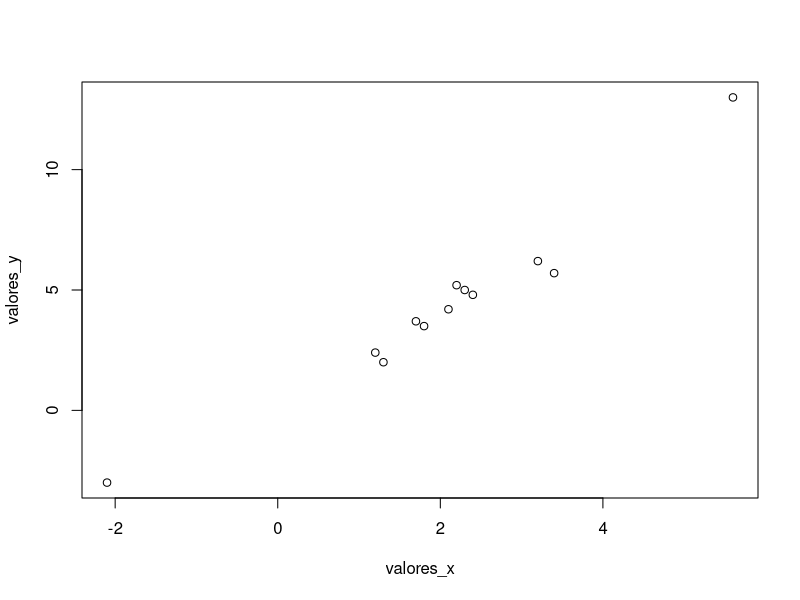
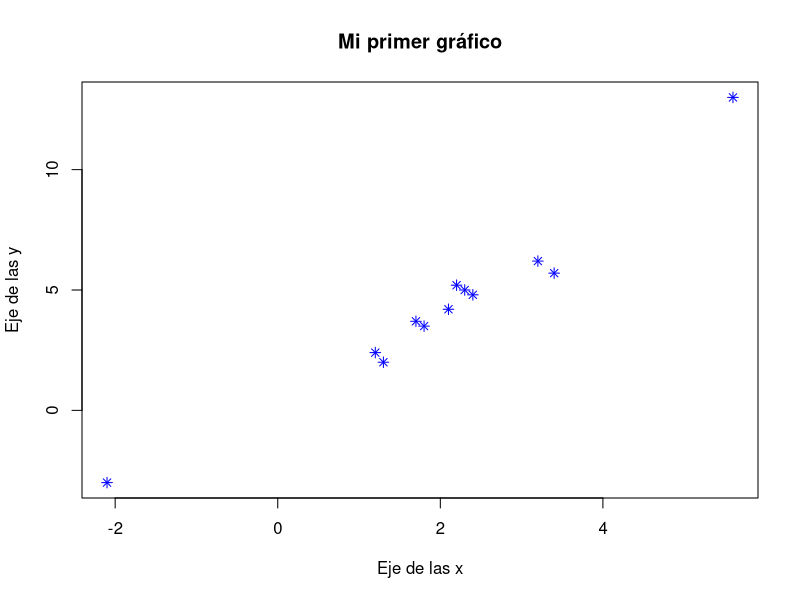
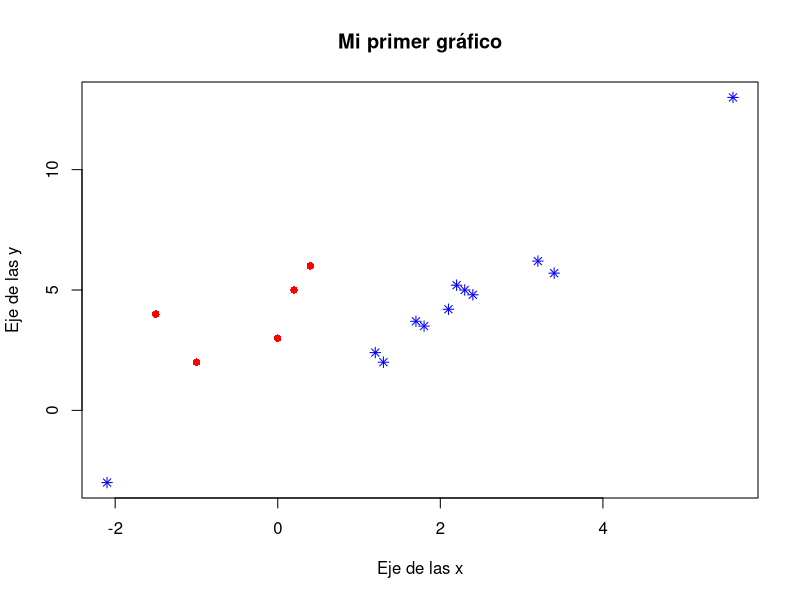
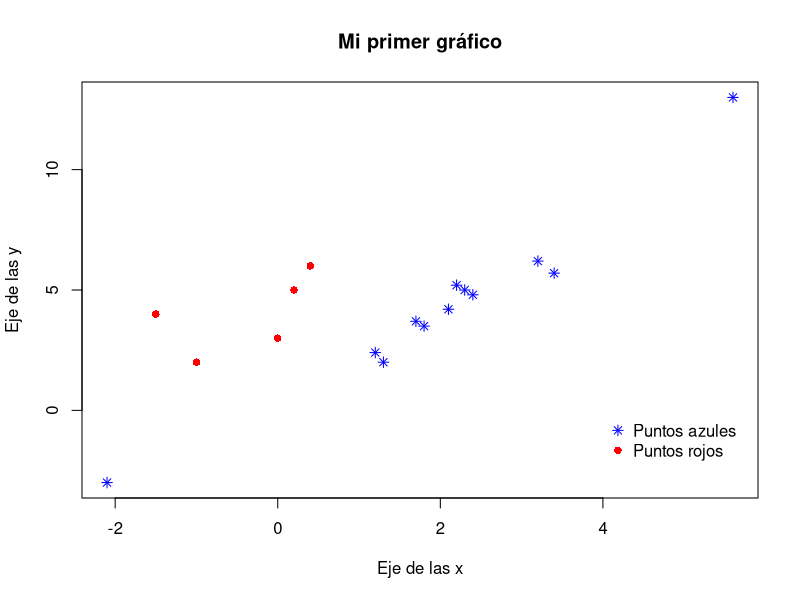
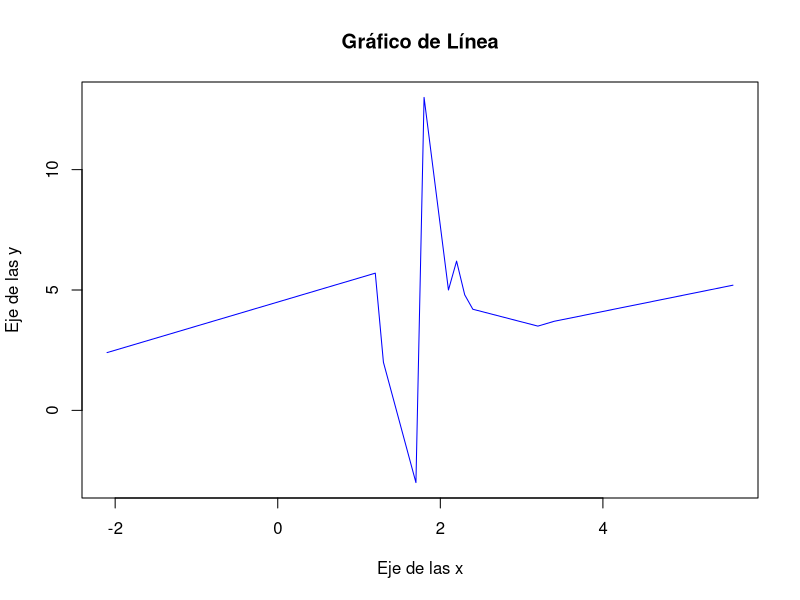
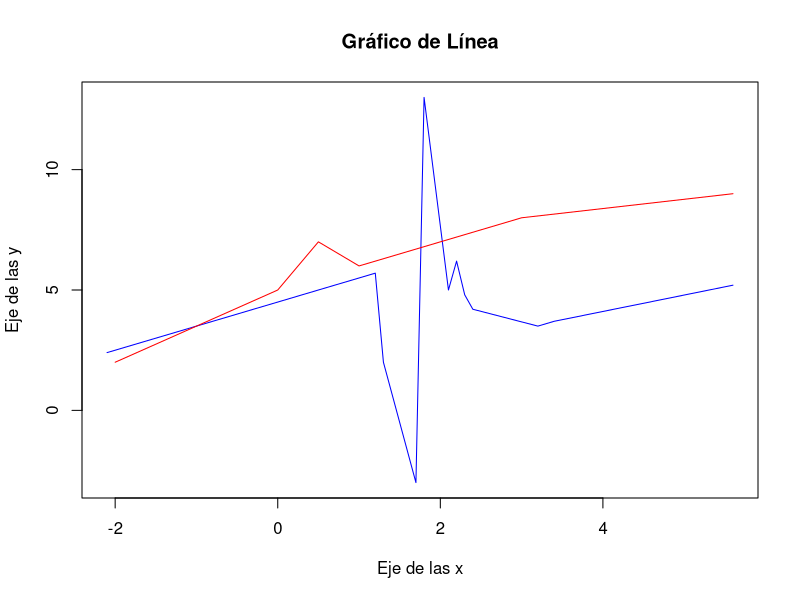
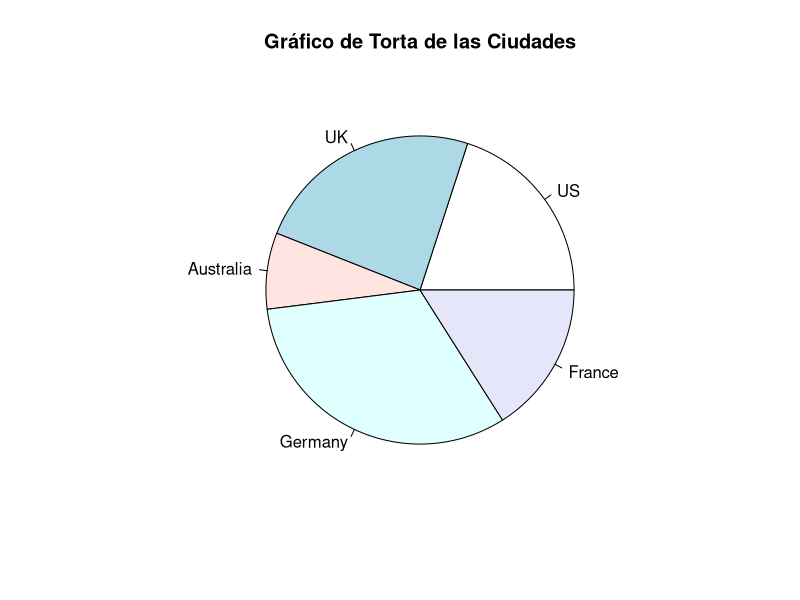
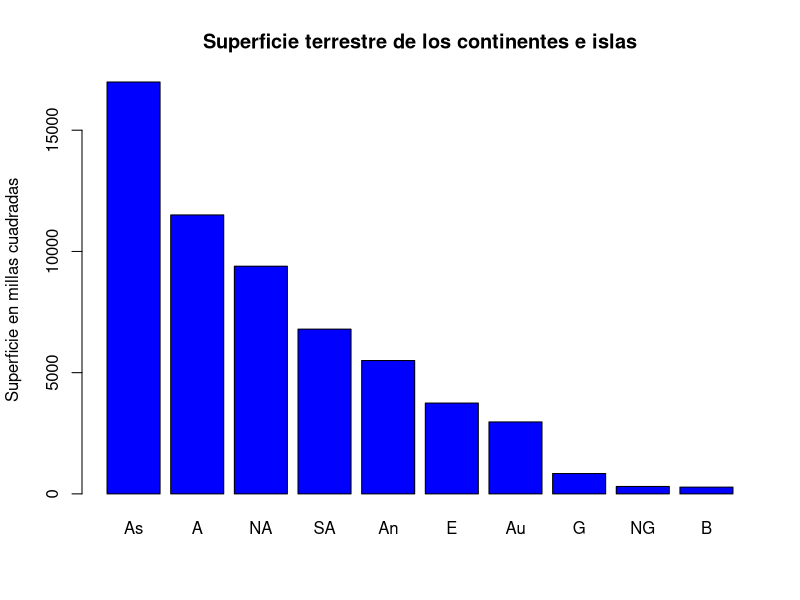

Here is the R script that generated these plots, in order:
## ---- chunk 1
valores_x <- c(1.2,3.4,1.3,-2.1,5.6,2.3,3.2,2.4,2.1,1.8,1.7,2.2)
valores_y <- c(2.4,5.7,2.0,-3,13,5,6.2,4.8,4.2,3.5,3.7,5.2)
plot(x=valores_x,y=valores_y)
## ---- chunk 2
plot( x=valores_x, y=valores_y, pch=8, col="blue", xlab = "Eje de las x",
      ylab = "Eje de las y", main = "Mi primer gráfico")
## ---- chunk 3
x_1 <- c(-1,0,-1.5,0.2,0.4)
y_1 <- c(2,3,4,5,6)
plot( x=valores_x, y=valores_y, pch=8, col="blue", xlab = "Eje de las x",
      ylab = "Eje de las y", main = "Mi primer gráfico")
points( x=x_1, y=y_1, pch=16, col='red')
## ---- chunk 4
plot( x=valores_x, y=valores_y, pch=8, col="blue", xlab = "Eje de las x",
      ylab = "Eje de las y", main = "Mi primer gráfico")
points( x=x_1, y=y_1, pch=16, col='red')
legend(x=4, y=0, col=c('blue','red'), pch=c(8,16),legend = c('Puntos azules', 'Puntos rojos'),bty = 'n')
## ---- chunk 5
plot( x=sort(valores_x), y=valores_y, type = "l", xlab = "Eje de las x",
      ylab = "Eje de las y", main = "Gráfico de Línea", col="blue")
## ---- chunk 6
plot( x=sort(valores_x), y=valores_y, type = "l", xlab = "Eje de las x",
      ylab = "Eje de las y", main = "Gráfico de Línea", col="blue")
x_1<- c(-2,0,0.5,1,3,5.6)
y_1<- c(2,5,7,6,8,9)
lines(x=x_1, y=y_1, col='red')
## ---- chunk 7
slices <- c(10, 12,4, 16, 8)
lbls <- c("US", "UK", "Australia", "Germany", "France")
pie(x=slices, labels = lbls, main="Gráfico de Torta de las Ciudades")
## ---- chunk 8
large.islands <- head(sort(islands, decreasing=TRUE), 10)
barplot( height=large.islands, col='blue', names.arg = c('As','A','NA','SA','An','E','Au','G','NG','B'),
         main = "Superficie terrestre de los continentes e islas",
         ylab = "Superficie en millas cuadradas")

barplot( height=large.islands, col='blue', horiz = TRUE,  
         main = "Superficie terrestre de los continentes e islas", 
         ylab = "Superficie en millas cuadradas")
## ---- chunk 9
boxplot( x = airquality$Ozone,col = "orange", border = "blue",
         main = "Media del Ozono en partes por millon en Roosevelt Island",
         xlab = "Partes por millon", ylab = "Ozone")
## ---- chunk 10
boxplot( airquality$Ozone, airquality$Solar.R,
         col = c('blue','orange'), names = c("ozone", "Solar"),
         main = "Media del Ozono en partes por millon en Roosevelt Island",
         xlab = "Partes por millon", ylab = "Ozone")
## ---- chunk 11
hist( x = airquality$Ozone, col = "orange", border = "blue",
      freq = FALSE,
      main = "Histograma de la Media del Ozono", 
      xlab = "Partes por millon", ylab = "Ozone")
## ---- chunk 12
par(mfrow=c(1,2))
hist(airquality$Ozone, col='blue', main = "Histograma datos de Ozono")
hist(airquality$Solar.R, col='orange', main = "Histograma datos de Solar")
## ---- chunk 13
jpeg(file="imagen.jpg", quality = 60)
plot(x=1:20,y=21:40)
dev.off()
## ---- chunk 14
x <- 1:5
cars <- c(1, 3, 6, 4, 9)
trucks <- c(2, 5, 4, 5, 12)
## ---- chunk 15
# En el ambiente de trabajo hay un vector llamado cars que contiene 5 valores y en x hay
# una sucesión de valores entre 1 y 5.
# Contruir un gráfico de nube de puntos con x y cars, con título igual a "Autos", type = 'o',
# de color azul y con la forma de puntos igual a 2, también establecer los límites del
# ejes x igual a c(1,6) y el eje y c(-1,13).

# También hay cargado otro vector que se llama trucks
# Agregar una linea de color naranja con dicho vector, del mismo tipo que el anterior y
# colocar pch = 6.

# Agregar la leyenda en el punto (5,2) sin la caja

# Realizar un gráfico de barrar para los valores del vector cars

# Para el siguiente vector construir un histograma
suvs <- c(4,4,6,6,16)

# Mostrar en una sola ventana una nube de puntos para el vector suvs y el histograma

# Realizar un gráfico de torta para el vector carsrainbow(length(cars)) con las siguientes
# etiquetas "Mon","Tue","Wed","Thu","Fri"

## ---- chunk 16
# En el ambiente de trabajo hay un vector llamado cars que contiene 5 valores y en x hay
# una sucesión de valores entre 1 y 5.
# Contruir un gráfico de nube de puntos con x y cars, con título igual a "Autos", type = 'o',
# de color azul y con la forma de puntos igual a 2, también establecer los límites del
# ejes x igual a c(1,6) y el eje y c(-1,13).
plot(x,cars, type="o", col="blue", main = "Autos", xlim = c(-1,6), ylim = c(-1,13), pch=2)
# También hay cargado otro vector que se llama trucks
# Agregar una linea de color naranja con dicho vector, del mismo tipo que el anterior y
# colocar pch = 6.
lines(x,trucks,type='o', col="orange",pch=6)
# Agregar la leyenda en el punto (5,2) sin la caja
legend(x=2,y=3,c("cars","trucks"), col=c("blue","orange"),pch = c(5,2), bty = 'n')
# Realizar un gráfico de barrar para los valores del vector cars
barplot(cars)
# Para el siguiente vector construir un histograma
suvs <- c(4,4,6,6,16)
hist(suvs)
# Mostrar en una sola ventana una nube de puntos para el vector suvs y el histograma
par(mfrow=c(1,2))
plot(suvs, main='Nube de puntos')
hist(suvs, main='Histograma')
# Realizar un gráfico de torta para el vector carsrainbow(length(cars)) con las siguientes
# etiquetas "Mon","Tue","Wed","Thu","Fri"
pie(cars, main="Cars",
   labels=c("Mon","Tue","Wed","Thu","Fri"))
